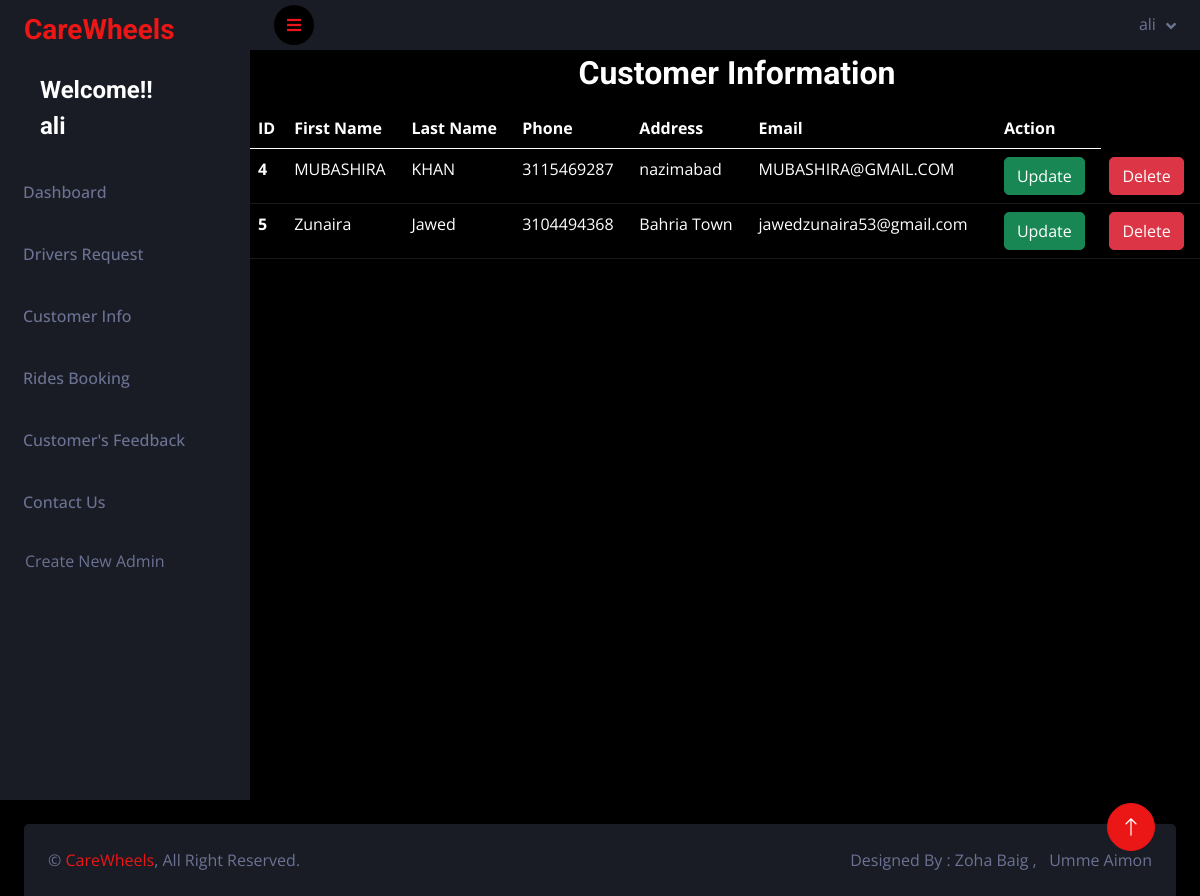
The app's page /admin/customer_view.php (signed in), older data.
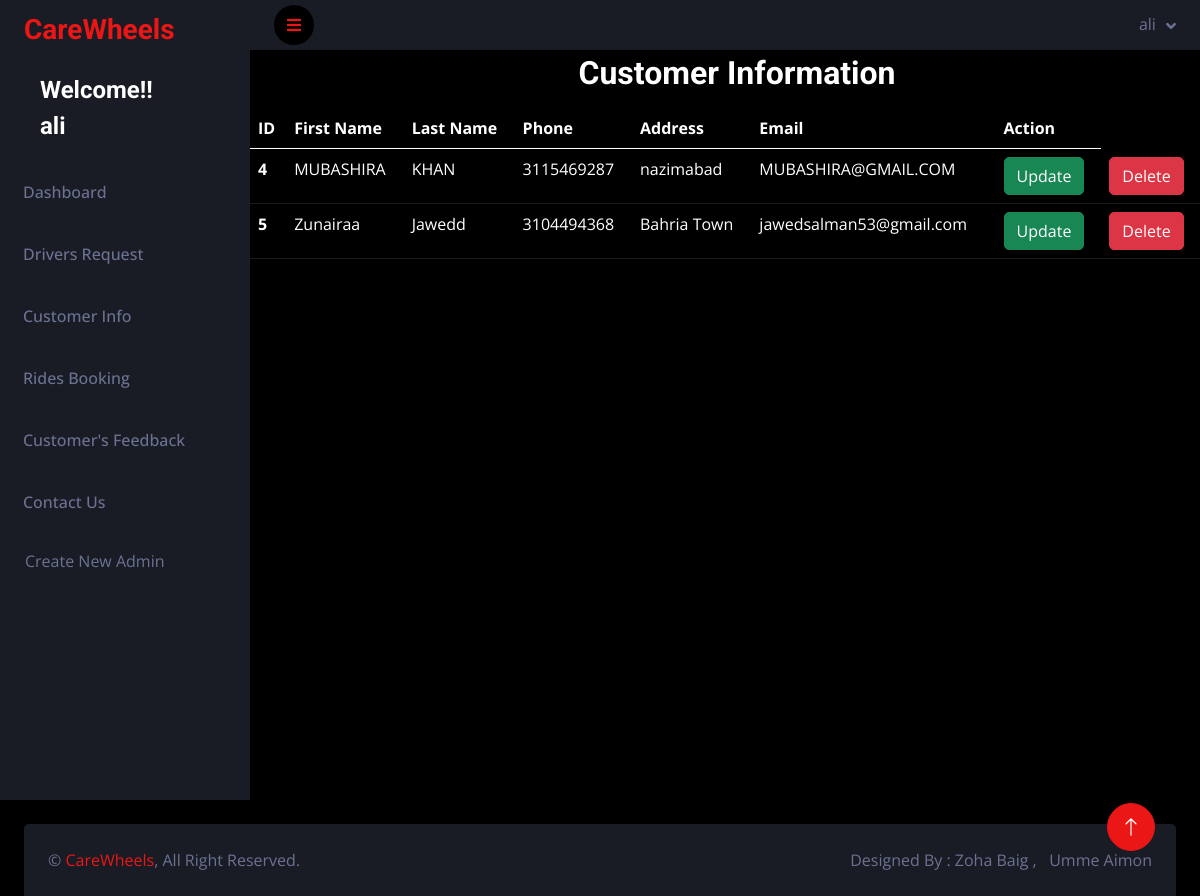
The same page, newer data.
### tables this page shows
CREATE TABLE `customers_info` (
  `c_id` int(11) NOT NULL,
  `c_firstname` varchar(55) NOT NULL,
  `c_lastname` varchar(55) NOT NULL,
  `c_phone` bigint(20) NOT NULL,
  `c_address` varchar(55) NOT NULL,
  `c_email` varchar(55) NOT NULL,
  `c_password` varchar(55) NOT NULL
);

### admin/customer_view.php (the view, shortened to what this page needs)
<!DOCTYPE html>
<?php
require("connect.php");
if($_SESSION["a_email"]){
?>
<html lang="en">
<head>
    <link href="https://cdnjs.cloudflare.com/ajax/libs/font-awesome/5.10.0/css/all.min.css" rel="stylesheet">
    <link href="https://cdn.jsdelivr.net/npm/bootstrap-icons@1.4.1/font/bootstrap-icons.css" rel="stylesheet">
    <link href="lib/owlcarousel/assets/owl.carousel.min.css" rel="stylesheet">
    <link href="lib/tempusdominus/css/tempusdominus-bootstrap-4.min.css" rel="stylesheet" />
    <link href="css/bootstrap.min.css" rel="stylesheet">
    <link href="css/style.css" rel="stylesheet">
</head>
<body>
<div class="page-wrapper">
<?php
include('sidebar.php');
?>
   <div class="d-md-flex justify-content-center mb-2 mt-1 ms-4"><h2>Customer Information</h2></div>
<table class="table table-dark table-hover">
  <thead>
    <tr>
      <th scope="col">ID</th>
      <th scope="col">First Name</th>
      <th scope="col">Last Name</th>
      <th scope="col">Phone</th>
      <th scope="col">Address</th>
      <th scope="col">Email</th>
      <th scope="col">Action</th>
    </tr>
  </thead>
  <tbody>
  <?php
  $cquery = "SELECT * FROM `customers_info`";
  $cresult = mysqli_query($conn,$cquery);
     while($row=mysqli_fetch_assoc($cresult))
     {
       ?>
    <tr>
      <th scope="row"><?php echo $row['c_id'];?></th>
      <td><?php echo $row['c_firstname'];?></td>
      <td><?php echo $row['c_lastname'];?></td>
      <td><?php echo $row['c_phone'];?></td>
      <td><?php echo $row['c_address'];?></td>
      <td><?php echo $row['c_email'];?></td>
      <td><a name="update" id="update" class="btn btn-success" href="customer_update.php?id=<?php echo $row["c_id"]?>" role="button">Update</a>  </td>
      <td><a name="delete" id="delete" class="btn btn-danger" href="customer_delete.php?id=<?php echo $row["c_id"]?>" role="button">Delete</a>  </td>
    </tr>
    <?php
     }
       ?>
  </tbody>
</table>
</div>
        <a href="#" class="btn btn-lg btn-primary btn-lg-square back-to-top"><i class="bi bi-arrow-up"></i></a>
    <?php
include('footer.php');
?>
</body>
</html>
<?php
}
else{
    header("location:signin.php");
}
?>

Row changes from the older to the newer data that the page shows:
changed customers_info "Bahria Town": c_firstname "Zunaira" → "Zunairaa"; c_lastname "Jawed" → "Jawedd"; c_email "jawedzunaira53@gmail.com" → "jawedsalman53@gmail.com"
